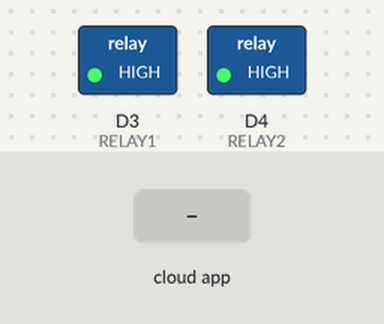
The sketch below on a simulated ESP8266 (NodeMCU). On the bench: switched loads named in the sketch (green lamp = pin HIGH). The inputs (shaded band) are chosen by the test bench. WiFi joins after 1.5 s; servers stay silent unless stated.

Above: at 2.7 s.
2.8 s: the phone or cloud app sets YOUR_DEVICE_ID_1 to 1
At 4.0 s:
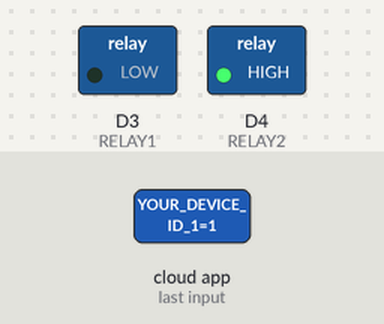
4.3 s: the phone or cloud app sets YOUR_DEVICE_ID_2 to 1
At 5.2 s:
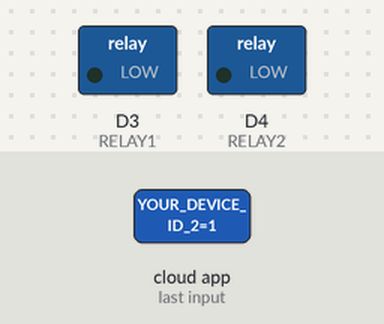
5.8 s: the phone or cloud app sets YOUR_DEVICE_ID_1 to 0
At 6.3 s:
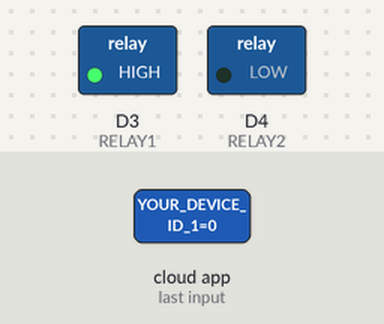
7.3 s: the phone or cloud app sets YOUR_DEVICE_ID_2 to 0
At 8.7 s:
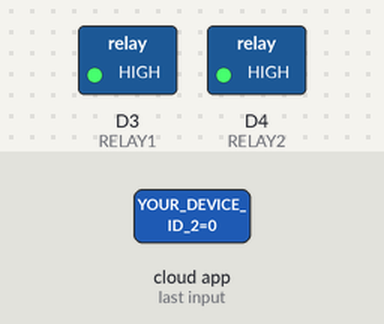
Timing chart, 0 to 9.8 s (numbered marks = the images above; inputs shaded):
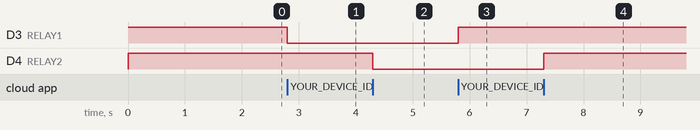

The sketch:

Appendix_B.ino
```cpp
/*
 * Project: Energy Generation from Bio-Waste and Utilisation with IoT
 * Module:   Appendix B - IoT Control (ESP8266 & SinricPro)
 *
 * Authorship Disclaimer:
 * This code is part of a collaborative project. The core design and
 * primary development were led by Rafath Fatima.
 * I, Khatija Mahveen, acted as a Contributing Team Member.
 * I do not claim sole ownership of this project.
 *
 * SECURITY NOTE: Replace the placeholders below with your own credentials.
 * NEVER upload your real passwords, App Keys, or Device IDs to a public repository.
 */

#include <ESP8266WiFi.h>
#include <SinricPro.h>
#include <SinricProSwitch.h>

/* WiFi Credentials (Replace with your own) */
#define WIFI_SSID         "YOUR_WIFI_SSID"
#define WIFI_PASS         "YOUR_WIFI_PASSWORD"

/* SinricPro Credentials (Replace with your own) */
#define APP_KEY           "YOUR_APP_KEY"
#define APP_SECRET        "YOUR_APP_SECRET"

/* Device IDs (Replace with your own) */
#define DEVICE_ID_1   "YOUR_DEVICE_ID_1"
#define DEVICE_ID_2   "YOUR_DEVICE_ID_2"

/* Relay Pins (D3 and D4 on NodeMCU/ESP8266) */
#define RELAY1 D3
#define RELAY2 D4

// Callback for Switch 1
bool onPowerState1(const String &deviceId, bool &state) {
  // Relay is Active LOW, so LOW = ON, HIGH = OFF
  digitalWrite(RELAY1, state ? LOW : HIGH);
  return true;
}

// Callback for Switch 2
bool onPowerState2(const String &deviceId, bool &state) {
  // Relay is Active LOW, so LOW = ON, HIGH = OFF
  digitalWrite(RELAY2, state ? LOW : HIGH);
  return true;
}

void setupWiFi() {
  WiFi.begin(WIFI_SSID, WIFI_PASS);
  while (WiFi.status() != WL_CONNECTED) {
    delay(500);
  }
}

void setupSinricPro() {
  // Register the switches with the SinricPro library
  SinricProSwitch &switch1 = SinricPro[DEVICE_ID_1];
  SinricProSwitch &switch2 = SinricPro[DEVICE_ID_2];

  // Attach the callback functions
  switch1.onPowerState(onPowerState1);
  switch2.onPowerState(onPowerState2);

  // Start the SinricPro connection
  SinricPro.begin(APP_KEY, APP_SECRET);
}

void setup() {
  // Initialize Relay Pins as Outputs
  pinMode(RELAY1, OUTPUT);
  pinMode(RELAY2, OUTPUT);

  // Turn OFF relays initially (HIGH = OFF for Active LOW relays)
  digitalWrite(RELAY1, HIGH);
  digitalWrite(RELAY2, HIGH);

  // Connect to Wi-Fi and Cloud
  setupWiFi();
  setupSinricPro();
}

void loop() {
  // Handle incoming commands from the mobile app
  SinricPro.handle();
}
```

Measured:
- after the input at 2.8 s, D3 (RELAY1): HIGH → LOW at once
- after the input at 4.3 s, D4 (RELAY2): HIGH → LOW at once
- after the input at 5.8 s, D3 (RELAY1): LOW → HIGH at once
- after the input at 7.3 s, D4 (RELAY2): LOW → HIGH at once
